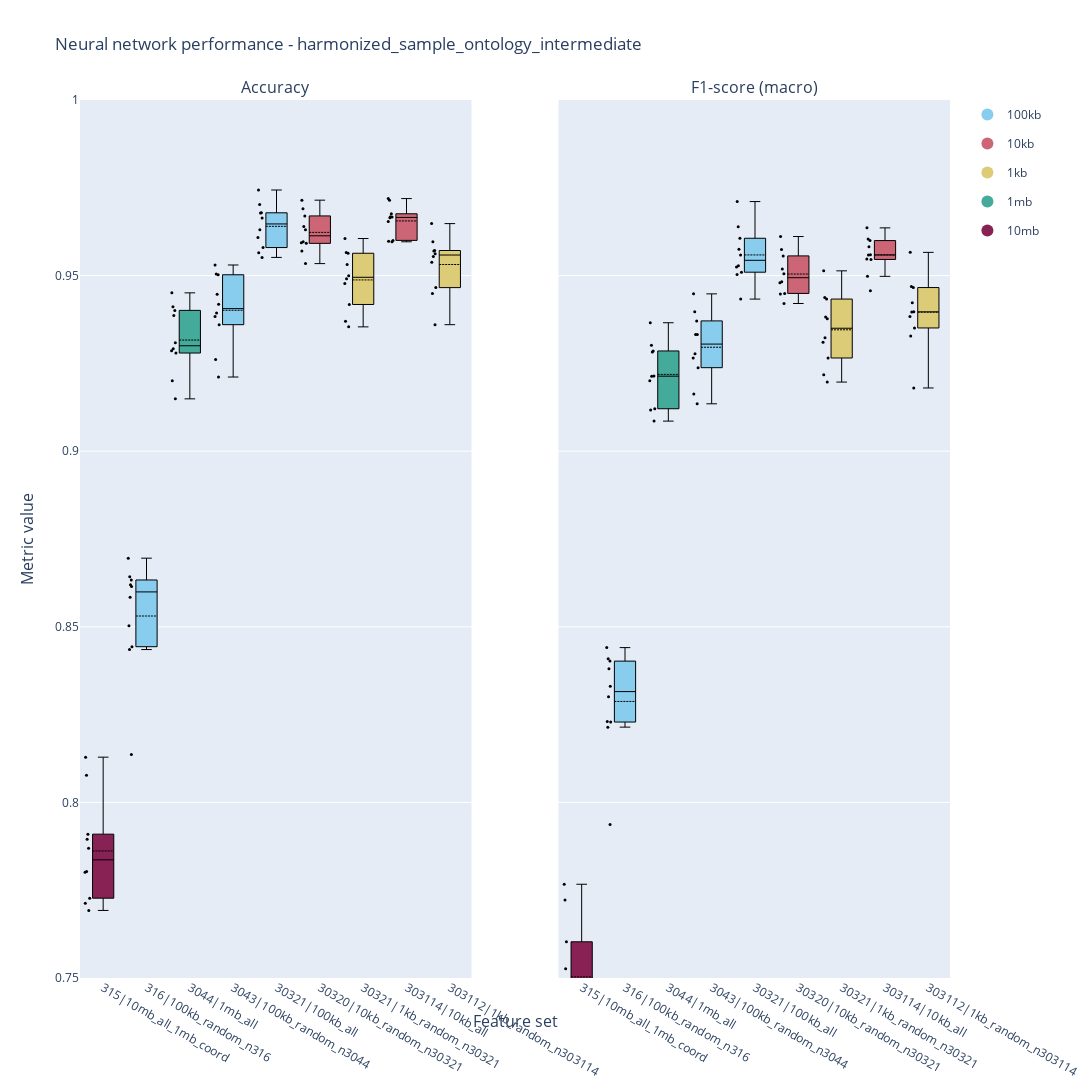
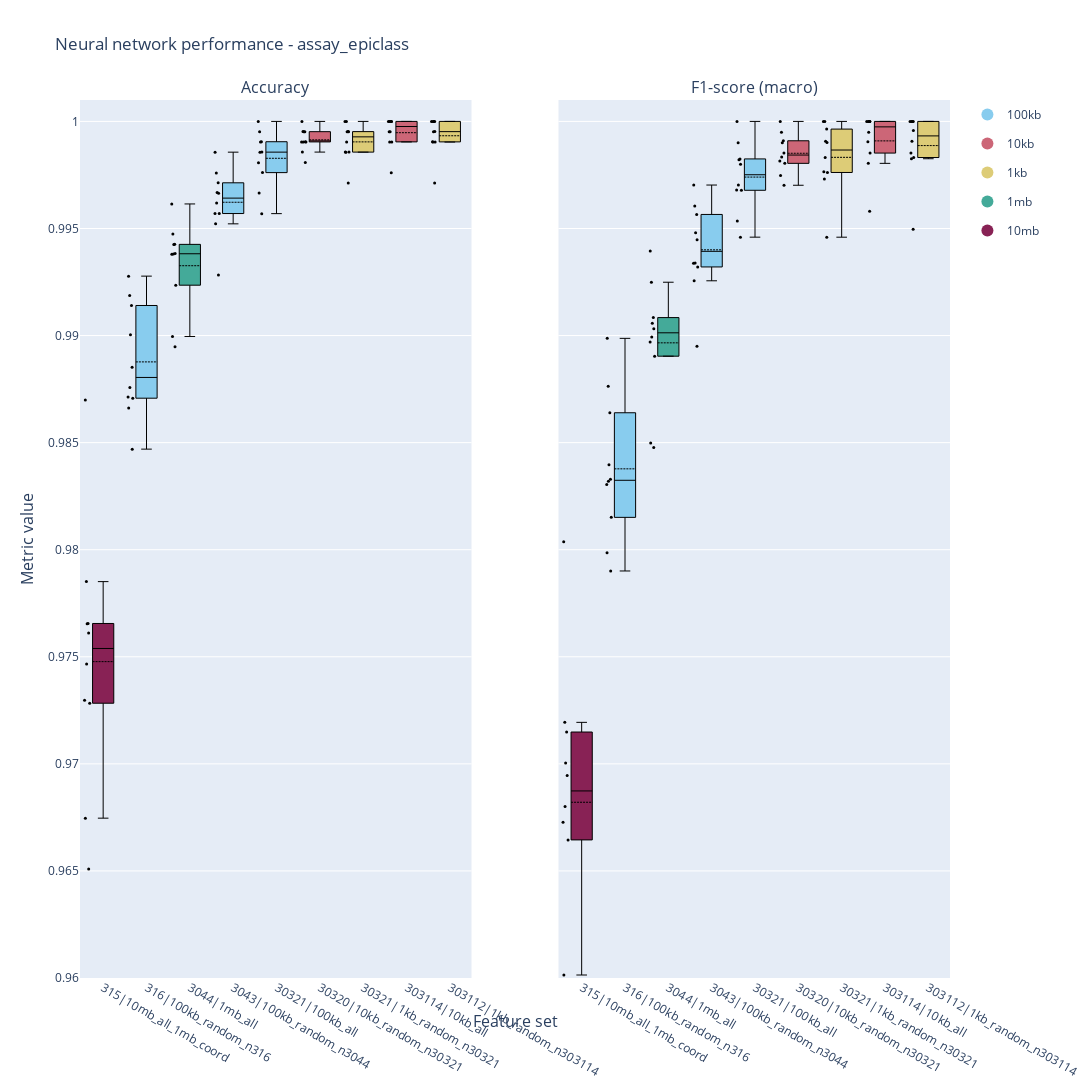

Notebook cell for these charts, in order:
### Markdown cell above
#### Fig 1C

### Code cell
metrics_fig1c = {name: all_metrics[name] for name in fig1_sets}

graph_feature_set_metrics(
    all_metrics=metrics_fig1c,  # type: ignore
    input_sizes=input_sizes,
    boxpoints="all",
)

### Figure 1 — Plotly figure (JSON) as saved in the notebook; plotly's stock layout.template omitted (floating-point values rounded to 4 significant figures)
{"data": [{"boxmean": true, "boxpoints": "all", "fillcolor": "rgb(136, 34, 85)", "hovertemplate": "%{text}", "legendgroup": "10mb", "line": {"color": "black", "width": 1}, "marker": {"color": "black", "size": 3}, "name": "315|10mb_all_1mb_coord", "showlegend": false, "text": ["split0: 0.7803", "split1: 0.8129", "split2: 0.7801", "split3: 0.7870", "split4: 0.7910", "split5: 0.8078", "split6: 0.7727", "split7: 0.7692", "split8: 0.7895", "split9: 0.7713"], "type": "box", "xaxis": "x", "y": [0.7803, 0.8129, 0.7801, 0.787, 0.791, 0.8078, 0.7727, 0.7692, 0.7895, 0.7713], "yaxis": "y"}, {"boxmean": true, "boxpoints": "all", "fillcolor": "rgb(136, 34, 85)", "hovertemplate": "%{text}", "legendgroup": "10mb", "line": {"color": "black", "width": 1}, "marker": {"color": "black", "size": 3}, "name": "315|10mb_all_1mb_coord", "showlegend": false, "text": ["split0: 0.7440", "split1: 0.7767", "split2: 0.7526", "split3: 0.7462", "split4: 0.7603", "split5: 0.7722", "split6: 0.7319", "split7: 0.7393", "split8: 0.7438", "split9: 0.7363"], "type": "box", "xaxis": "x2", "y": [0.744, 0.7767, 0.7526, 0.7462, 0.7603, 0.7722, 0.7319, 0.7393, 0.7438, 0.7363], "yaxis": "y2"}, {"boxmean": true, "boxpoints": "all", "fillcolor": "rgb(136, 204, 238)", "hovertemplate": "%{text}", "legendgroup": "100kb", "line": {"color": "black", "width": 1}, "marker": {"color": "black", "size": 3}, "name": "316|100kb_random_n316", "showlegend": false, "text": ["split0: 0.8695", "split1: 0.8615", "split2: 0.8137", "split3: 0.8584", "split4: 0.8435", "split5: 0.8503", "split6: 0.8642", "split7: 0.8443", "split8: 0.8633", "split9: 0.8619"], "type": "box", "xaxis": "x", "y": [0.8695, 0.8615, 0.8137, 0.8584, 0.8435, 0.8503, 0.8642, 0.8443, 0.8633, 0.8619], "yaxis": "y"}, {"boxmean": true, "boxpoints": "all", "fillcolor": "rgb(136, 204, 238)", "hovertemplate": "%{text}", "legendgroup": "100kb", "line": {"color": "black", "width": 1}, "marker": {"color": "black", "size": 3}, "name": "316|100kb_random_n316", "showlegend": false, "text": ["split0: 0.8409", "split1: 0.8441", "split2: 0.7937", "split3: 0.8301", "split4: 0.8214", "split5: 0.8229", "split6: 0.8381", "split7: 0.8230", "split8: 0.8330", "split9: 0.8402"], "type": "box", "xaxis": "x2", "y": [0.8409, 0.8441, 0.7937, 0.8301, 0.8214, 0.8229, 0.8381, 0.823, 0.833, 0.8402], "yaxis": "y2"}, {"boxmean": true, "boxpoints": "all", "fillcolor": "rgb(68, 170, 153)", "hovertemplate": "%{text}", "legendgroup": "1mb", "line": {"color": "black", "width": 1}, "marker": {"color": "black", "size": 3}, "name": "3044|1mb_all", "showlegend": false, "text": ["split0: 0.9411", "split1: 0.9386", "split2: 0.9149", "split3: 0.9280", "split4: 0.9401", "split5: 0.9291", "split6: 0.9309", "split7: 0.9200", "split8: 0.9451", "split9: 0.9286"], "type": "box", "xaxis": "x", "y": [0.9411, 0.9386, 0.9149, 0.928, 0.9401, 0.9291, 0.9309, 0.92, 0.9451, 0.9286], "yaxis": "y"}, {"boxmean": true, "boxpoints": "all", "fillcolor": "rgb(68, 170, 153)", "hovertemplate": "%{text}", "legendgroup": "1mb", "line": {"color": "black", "width": 1}, "marker": {"color": "black", "size": 3}, "name": "3044|1mb_all", "showlegend": false, "text": ["split0: 0.9282", "split1: 0.9302", "split2: 0.9086", "split3: 0.9213", "split4: 0.9285", "split5: 0.9201", "split6: 0.9214", "split7: 0.9117", "split8: 0.9366", "split9: 0.9121"], "type": "box", "xaxis": "x2", "y": [0.9282, 0.9302, 0.9086, 0.9213, 0.9285, 0.9201, 0.9214, 0.9117, 0.9366, 0.9121], "yaxis": "y2"}, {"boxmean": true, "boxpoints": "all", "fillcolor": "rgb(136, 204, 238)", "hovertemplate": "%{text}", "legendgroup": "100kb", "line": {"color": "black", "width": 1}, "marker": {"color": "black", "size": 3}, "name": "3043|100kb_random_n3044", "showlegend": false, "text": ["split0: 0.9502", "split1: 0.9447", "split2: 0.9211", "split3: 0.9360", "split4: 0.9505", "split5: 0.9384", "split6: 0.9418", "split7: 0.9261", "split8: 0.9530", "split9: 0.9394"], "type": "box", "xaxis": "x", "y": [0.9502, 0.9447, 0.9211, 0.936, 0.9505, 0.9384, 0.9418, 0.9261, 0.953, 0.9394], "yaxis": "y"}, {"boxmean": true, "boxpoints": "all", "fillcolor": "rgb(136, 204, 238)", "hovertemplate": "%{text}", "legendgroup": "100kb", "line": {"color": "black", "width": 1}, "marker": {"color": "black", "size": 3}, "name": "3043|100kb_random_n3044", "showlegend": false, "text": ["split0: 0.9371", "split1: 0.9332", "split2: 0.9135", "split3: 0.9238", "split4: 0.9397", "split5: 0.9278", "split6: 0.9332", "split7: 0.9163", "split8: 0.9448", "split9: 0.9266"], "type": "box", "xaxis": "x2", "y": [0.9371, 0.9332, 0.9135, 0.9238, 0.9397, 0.9278, 0.9332, 0.9163, 0.9448, 0.9266], "yaxis": "y2"}, {"boxmean": true, "boxpoints": "all", "fillcolor": "rgb(136, 204, 238)", "hovertemplate": "%{text}", "legendgroup": "100kb", "line": {"color": "black", "width": 1}, "marker": {"color": "black", "size": 3}, "name": "30321|100kb_all", "showlegend": false, "text": ["split0: 0.9678", "split1: 0.9702", "split2: 0.9565", "split3: 0.9609", "split4: 0.9664", "split5: 0.9630", "split6: 0.9679", "split7: 0.9552", "split8: 0.9744", "split9: 0.9580"], "type": "box", "xaxis": "x", "y": [0.9678, 0.9702, 0.9565, 0.9609, 0.9664, 0.963, 0.9679, 0.9552, 0.9744, 0.958], "yaxis": "y"}, {"boxmean": true, "boxpoints": "all", "fillcolor": "rgb(136, 204, 238)", "hovertemplate": "%{text}", "legendgroup": "100kb", "line": {"color": "black", "width": 1}, "marker": {"color": "black", "size": 3}, "name": "30321|100kb_all", "showlegend": false, "text": ["split0: 0.9575", "split1: 0.9639", "split2: 0.9503", "split3: 0.9510", "split4: 0.9559", "split5: 0.9524", "split6: 0.9606", "split7: 0.9528", "split8: 0.9711", "split9: 0.9433"], "type": "box", "xaxis": "x2", "y": [0.9575, 0.9639, 0.9503, 0.951, 0.9559, 0.9524, 0.9606, 0.9528, 0.9711, 0.9433], "yaxis": "y2"}, {"boxmean": true, "boxpoints": "all", "fillcolor": "rgb(204, 102, 119)", "hovertemplate": "%{text}", "legendgroup": "10kb", "line": {"color": "black", "width": 1}, "marker": {"color": "black", "size": 3}, "name": "30320|10kb_random_n30321", "showlegend": false, "text": ["split0: 0.9715", "split1: 0.9690", "split2: 0.9534", "split3: 0.9596", "split4: 0.9670", "split5: 0.9593", "split6: 0.9630", "split7: 0.9570", "split8: 0.9640", "split9: 0.9592"], "type": "box", "xaxis": "x", "y": [0.9715, 0.969, 0.9534, 0.9596, 0.967, 0.9593, 0.963, 0.957, 0.964, 0.9592], "yaxis": "y"}, {"boxmean": true, "boxpoints": "all", "fillcolor": "rgb(204, 102, 119)", "hovertemplate": "%{text}", "legendgroup": "10kb", "line": {"color": "black", "width": 1}, "marker": {"color": "black", "size": 3}, "name": "30320|10kb_random_n30321", "showlegend": false, "text": ["split0: 0.9611", "split1: 0.9574", "split2: 0.9449", "split3: 0.9480", "split4: 0.9556", "split5: 0.9448", "split6: 0.9519", "split7: 0.9505", "split8: 0.9483", "split9: 0.9421"], "type": "box", "xaxis": "x2", "y": [0.9611, 0.9574, 0.9449, 0.948, 0.9556, 0.9448, 0.9519, 0.9505, 0.9483, 0.9421], "yaxis": "y2"}, {"boxmean": true, "boxpoints": "all", "fillcolor": "rgb(221, 204, 119)", "hovertemplate": "%{text}", "legendgroup": "1kb", "line": {"color": "black", "width": 1}, "marker": {"color": "black", "size": 3}, "name": "30321|1kb_random_n30321", "showlegend": false, "text": ["split0: 0.9606", "split1: 0.9478", "split2: 0.9354", "split3: 0.9491", "split4: 0.9566", "split5: 0.9532", "split6: 0.9564", "split7: 0.9370", "split8: 0.9500", "split9: 0.9418"], "type": "box", "xaxis": "x", "y": [0.9606, 0.9478, 0.9354, 0.9491, 0.9566, 0.9532, 0.9564, 0.937, 0.95, 0.9418], "yaxis": "y"}, {"boxmean": true, "boxpoints": "all", "fillcolor": "rgb(221, 204, 119)", "hovertemplate": "%{text}", "legendgroup": "1kb", "line": {"color": "black", "width": 1}, "marker": {"color": "black", "size": 3}, "name": "30321|1kb_random_n30321", "showlegend": false, "text": ["split0: 0.9514", "split1: 0.9310", "split2: 0.9197", "split3: 0.9377", "split4: 0.9433", "split5: 0.9382", "split6: 0.9437", "split7: 0.9265", "split8: 0.9323", "split9: 0.9218"], "type": "box", "xaxis": "x2", "y": [0.9514, 0.931, 0.9197, 0.9377, 0.9433, 0.9382, 0.9437, 0.9265, 0.9323, 0.9218], "yaxis": "y2"}, {"boxmean": true, "boxpoints": "all", "fillcolor": "rgb(204, 102, 119)", "hovertemplate": "%{text}", "legendgroup": "10kb", "line": {"color": "black", "width": 1}, "marker": {"color": "black", "size": 3}, "name": "303114|10kb_all", "showlegend": false, "text": ["split0: 0.9715", "split1: 0.9654", "split2: 0.9596", "split3: 0.9665", "split4: 0.9676", "split5: 0.9667", "split6: 0.9667", "split7: 0.9600", "split8: 0.9719", "split9: 0.9598"], "type": "box", "xaxis": "x", "y": [0.9715, 0.9654, 0.9596, 0.9665, 0.9676, 0.9667, 0.9667, 0.96, 0.9719, 0.9598], "yaxis": "y"}, {"boxmean": true, "boxpoints": "all", "fillcolor": "rgb(204, 102, 119)", "hovertemplate": "%{text}", "legendgroup": "10kb", "line": {"color": "black", "width": 1}, "marker": {"color": "black", "size": 3}, "name": "303114|10kb_all", "showlegend": false, "text": ["split0: 0.9636", "split1: 0.9600", "split2: 0.9498", "split3: 0.9582", "split4: 0.9546", "split5: 0.9547", "split6: 0.9558", "split7: 0.9559", "split8: 0.9604", "split9: 0.9457"], "type": "box", "xaxis": "x2", "y": [0.9636, 0.96, 0.9498, 0.9582, 0.9546, 0.9547, 0.9558, 0.9559, 0.9604, 0.9457], "yaxis": "y2"}, {"boxmean": true, "boxpoints": "all", "fillcolor": "rgb(221, 204, 119)", "hovertemplate": "%{text}", "legendgroup": "1kb", "line": {"color": "black", "width": 1}, "marker": {"color": "black", "size": 3}, "name": "303112|1kb_random_n303114", "showlegend": false, "text": ["split0: 0.9648", "split1: 0.9538", "split2: 0.9360", "split3: 0.9571", "split4: 0.9597", "split5: 0.9563", "split6: 0.9570", "split7: 0.9449", "split8: 0.9555", "split9: 0.9466"], "type": "box", "xaxis": "x", "y": [0.9648, 0.9538, 0.936, 0.9571, 0.9597, 0.9563, 0.957, 0.9449, 0.9555, 0.9466], "yaxis": "y"}, {"boxmean": true, "boxpoints": "all", "fillcolor": "rgb(221, 204, 119)", "hovertemplate": "%{text}", "legendgroup": "1kb", "line": {"color": "black", "width": 1}, "marker": {"color": "black", "size": 3}, "name": "303112|1kb_random_n303114", "showlegend": false, "text": ["split0: 0.9566", "split1: 0.9397", "split2: 0.9180", "split3: 0.9466", "split4: 0.9469", "split5: 0.9396", "split6: 0.9423", "split7: 0.9351", "split8: 0.9383", "split9: 0.9328"], "type": "box", "xaxis": "x2", "y": [0.9566, 0.9397, 0.918, 0.9466, 0.9469, 0.9396, 0.9423, 0.9351, 0.9383, 0.9328], "yaxis": "y2"}, {"legendgroup": "100kb", "marker": {"color": "rgb(136, 204, 238)", "size": 5}, "mode": "markers", "name": "100kb", "showlegend": true, "type": "scatter", "x": [null], "y": [null]}, {"legendgroup": "10kb", "marker": {"color": "rgb(204, 102, 119)", "size": 5}, "mode": "markers", "name": "10kb", "showlegend": true, "type": "scatter", "x": [null], "y": [null]}, {"legendgroup": "1kb", "marker": {"color": "rgb(221, 204, 119)", "size": 5}, "mode": "markers", "name": "1kb", "showlegend": true, "type": "scatter", "x": [null], "y": [null]}, {"legendgroup": "1mb", "marker": {"color": "rgb(68, 170, 153)", "size": 5}, "mode": "markers", "name": "1mb", "showlegend": true, "type": "scatter", "x": [null], "y": [null]}, {"legendgroup": "10mb", "marker": {"color": "rgb(136, 34, 85)", "size": 5}, "mode": "markers", "name": "10mb", "showlegend": true, "type": "scatter", "x": [null], "y": [null]}], "layout": {"annotations": [{"font": {"size": 16}, "showarrow": false, "text": "Accuracy", "x": 0.225, "xanchor": "center", "xref": "paper", "y": 1, "yanchor": "bottom", "yref": "paper"}, {"font": {"size": 16}, "showarrow": false, "text": "F1-score (macro)", "x": 0.775, "xanchor": "center", "xref": "paper", "y": 1, "yanchor": "bottom", "yref": "paper"}, {"font": {"size": 16}, "showarrow": false, "text": "Feature set", "x": 0.5, "xanchor": "center", "xref": "paper", "y": 0, "yanchor": "top", "yref": "paper", "yshift": -30}, {"font": {"size": 16}, "showarrow": false, "text": "Metric value", "textangle": -90, "x": 0, "xanchor": "right", "xref": "paper", "xshift": -40, "y": 0.5, "yanchor": "middle", "yref": "paper"}], "height": 1200, "legend": {"itemsizing": "constant"}, "title": {"text": "Neural network performance - harmonized_sample_ontology_intermediate"}, "width": 1200, "xaxis": {"anchor": "y", "domain": [0, 0.45]}, "xaxis2": {"anchor": "y2", "domain": [0.55, 1]}, "yaxis": {"anchor": "x", "domain": [0, 1], "range": [0.75, 1]}, "yaxis2": {"anchor": "x2", "domain": [0, 1], "matches": "y", "range": [0.75, 1], "showticklabels": false}}}

### Figure 2 — Plotly figure (JSON) as saved in the notebook; plotly's stock layout.template omitted (floating-point values rounded to 4 significant figures)
{"data": [{"boxmean": true, "boxpoints": "all", "fillcolor": "rgb(136, 34, 85)", "hovertemplate": "%{text}", "legendgroup": "10mb", "line": {"color": "black", "width": 1}, "marker": {"color": "black", "size": 3}, "name": "315|10mb_all_1mb_coord", "showlegend": false, "text": ["split0: 0.9730", "split1: 0.9747", "split2: 0.9870", "split3: 0.9766", "split4: 0.9785", "split5: 0.9728", "split6: 0.9765", "split7: 0.9651", "split8: 0.9761", "split9: 0.9675"], "type": "box", "xaxis": "x", "y": [0.973, 0.9747, 0.987, 0.9766, 0.9785, 0.9728, 0.9765, 0.9651, 0.9761, 0.9675], "yaxis": "y"}, {"boxmean": true, "boxpoints": "all", "fillcolor": "rgb(136, 34, 85)", "hovertemplate": "%{text}", "legendgroup": "10mb", "line": {"color": "black", "width": 1}, "marker": {"color": "black", "size": 3}, "name": "315|10mb_all_1mb_coord", "showlegend": false, "text": ["split0: 0.9680", "split1: 0.9695", "split2: 0.9804", "split3: 0.9715", "split4: 0.9719", "split5: 0.9664", "split6: 0.9700", "split7: 0.9569", "split8: 0.9673", "split9: 0.9601"], "type": "box", "xaxis": "x2", "y": [0.968, 0.9695, 0.9804, 0.9715, 0.9719, 0.9664, 0.97, 0.9569, 0.9673, 0.9601], "yaxis": "y2"}, {"boxmean": true, "boxpoints": "all", "fillcolor": "rgb(136, 204, 238)", "hovertemplate": "%{text}", "legendgroup": "100kb", "line": {"color": "black", "width": 1}, "marker": {"color": "black", "size": 3}, "name": "316|100kb_random_n316", "showlegend": false, "text": ["split0: 0.9900", "split1: 0.9876", "split2: 0.9928", "split3: 0.9919", "split4: 0.9914", "split5: 0.9871", "split6: 0.9871", "split7: 0.9847", "split8: 0.9866", "split9: 0.9885"], "type": "box", "xaxis": "x", "y": [0.99, 0.9876, 0.9928, 0.9919, 0.9914, 0.9871, 0.9871, 0.9847, 0.9866, 0.9885], "yaxis": "y"}, {"boxmean": true, "boxpoints": "all", "fillcolor": "rgb(136, 204, 238)", "hovertemplate": "%{text}", "legendgroup": "100kb", "line": {"color": "black", "width": 1}, "marker": {"color": "black", "size": 3}, "name": "316|100kb_random_n316", "showlegend": false, "text": ["split0: 0.9840", "split1: 0.9833", "split2: 0.9864", "split3: 0.9899", "split4: 0.9876", "split5: 0.9815", "split6: 0.9832", "split7: 0.9790", "split8: 0.9799", "split9: 0.9830"], "type": "box", "xaxis": "x2", "y": [0.984, 0.9833, 0.9864, 0.9899, 0.9876, 0.9815, 0.9832, 0.979, 0.9799, 0.983], "yaxis": "y2"}, {"boxmean": true, "boxpoints": "all", "fillcolor": "rgb(68, 170, 153)", "hovertemplate": "%{text}", "legendgroup": "1mb", "line": {"color": "black", "width": 1}, "marker": {"color": "black", "size": 3}, "name": "3044|1mb_all", "showlegend": false, "text": ["split0: 0.9938", "split1: 0.9924", "split2: 0.9961", "split3: 0.9943", "split4: 0.9938", "split5: 0.9938", "split6: 0.9943", "split7: 0.9900", "split8: 0.9947", "split9: 0.9895"], "type": "box", "xaxis": "x", "y": [0.9938, 0.9924, 0.9961, 0.9943, 0.9938, 0.9938, 0.9943, 0.99, 0.9947, 0.9895], "yaxis": "y"}, {"boxmean": true, "boxpoints": "all", "fillcolor": "rgb(68, 170, 153)", "hovertemplate": "%{text}", "legendgroup": "1mb", "line": {"color": "black", "width": 1}, "marker": {"color": "black", "size": 3}, "name": "3044|1mb_all", "showlegend": false, "text": ["split0: 0.9906", "split1: 0.9890", "split2: 0.9939", "split3: 0.9925", "split4: 0.9903", "split5: 0.9897", "split6: 0.9899", "split7: 0.9848", "split8: 0.9908", "split9: 0.9850"], "type": "box", "xaxis": "x2", "y": [0.9906, 0.989, 0.9939, 0.9925, 0.9903, 0.9897, 0.9899, 0.9848, 0.9908, 0.985], "yaxis": "y2"}, {"boxmean": true, "boxpoints": "all", "fillcolor": "rgb(136, 204, 238)", "hovertemplate": "%{text}", "legendgroup": "100kb", "line": {"color": "black", "width": 1}, "marker": {"color": "black", "size": 3}, "name": "3043|100kb_random_n3044", "showlegend": false, "text": ["split0: 0.9967", "split1: 0.9957", "split2: 0.9976", "split3: 0.9967", "split4: 0.9957", "split5: 0.9962", "split6: 0.9986", "split7: 0.9952", "split8: 0.9971", "split9: 0.9928"], "type": "box", "xaxis": "x", "y": [0.9967, 0.9957, 0.9976, 0.9967, 0.9957, 0.9962, 0.9986, 0.9952, 0.9971, 0.9928], "yaxis": "y"}, {"boxmean": true, "boxpoints": "all", "fillcolor": "rgb(136, 204, 238)", "hovertemplate": "%{text}", "legendgroup": "100kb", "line": {"color": "black", "width": 1}, "marker": {"color": "black", "size": 3}, "name": "3043|100kb_random_n3044", "showlegend": false, "text": ["split0: 0.9945", "split1: 0.9934", "split2: 0.9960", "split3: 0.9957", "split4: 0.9934", "split5: 0.9932", "split6: 0.9970", "split7: 0.9926", "split8: 0.9948", "split9: 0.9895"], "type": "box", "xaxis": "x2", "y": [0.9945, 0.9934, 0.996, 0.9957, 0.9934, 0.9932, 0.997, 0.9926, 0.9948, 0.9895], "yaxis": "y2"}, {"boxmean": true, "boxpoints": "all", "fillcolor": "rgb(136, 204, 238)", "hovertemplate": "%{text}", "legendgroup": "100kb", "line": {"color": "black", "width": 1}, "marker": {"color": "black", "size": 3}, "name": "30321|100kb_all", "showlegend": false, "text": ["split0: 0.9991", "split1: 0.9986", "split2: 0.9981", "split3: 0.9986", "split4: 0.9967", "split5: 1.0000", "split6: 0.9995", "split7: 0.9976", "split8: 0.9990", "split9: 0.9957"], "type": "box", "xaxis": "x", "y": [0.9991, 0.9986, 0.9981, 0.9986, 0.9967, 1, 0.9995, 0.9976, 0.999, 0.9957], "yaxis": "y"}, {"boxmean": true, "boxpoints": "all", "fillcolor": "rgb(136, 204, 238)", "hovertemplate": "%{text}", "legendgroup": "100kb", "line": {"color": "black", "width": 1}, "marker": {"color": "black", "size": 3}, "name": "30321|100kb_all", "showlegend": false, "text": ["split0: 0.9982", "split1: 0.9980", "split2: 0.9968", "split3: 0.9970", "split4: 0.9946", "split5: 1.0000", "split6: 0.9990", "split7: 0.9968", "split8: 0.9982", "split9: 0.9954"], "type": "box", "xaxis": "x2", "y": [0.9982, 0.998, 0.9968, 0.997, 0.9946, 1, 0.999, 0.9968, 0.9982, 0.9954], "yaxis": "y2"}, {"boxmean": true, "boxpoints": "all", "fillcolor": "rgb(204, 102, 119)", "hovertemplate": "%{text}", "legendgroup": "10kb", "line": {"color": "black", "width": 1}, "marker": {"color": "black", "size": 3}, "name": "30320|10kb_random_n30321", "showlegend": false, "text": ["split0: 0.9995", "split1: 1.0000", "split2: 0.9995", "split3: 0.9990", "split4: 0.9986", "split5: 0.9990", "split6: 0.9995", "split7: 0.9990", "split8: 0.9990", "split9: 0.9981"], "type": "box", "xaxis": "x", "y": [0.9995, 1, 0.9995, 0.999, 0.9986, 0.999, 0.9995, 0.999, 0.999, 0.9981], "yaxis": "y"}, {"boxmean": true, "boxpoints": "all", "fillcolor": "rgb(204, 102, 119)", "hovertemplate": "%{text}", "legendgroup": "10kb", "line": {"color": "black", "width": 1}, "marker": {"color": "black", "size": 3}, "name": "30320|10kb_random_n30321", "showlegend": false, "text": ["split0: 0.9991", "split1: 1.0000", "split2: 0.9995", "split3: 0.9980", "split4: 0.9975", "split5: 0.9982", "split6: 0.9990", "split7: 0.9983", "split8: 0.9985", "split9: 0.9970"], "type": "box", "xaxis": "x2", "y": [0.9991, 1, 0.9995, 0.998, 0.9975, 0.9982, 0.999, 0.9983, 0.9985, 0.997], "yaxis": "y2"}, {"boxmean": true, "boxpoints": "all", "fillcolor": "rgb(221, 204, 119)", "hovertemplate": "%{text}", "legendgroup": "1kb", "line": {"color": "black", "width": 1}, "marker": {"color": "black", "size": 3}, "name": "30321|1kb_random_n30321", "showlegend": false, "text": ["split0: 0.9986", "split1: 1.0000", "split2: 0.9990", "split3: 0.9986", "split4: 0.9995", "split5: 0.9995", "split6: 1.0000", "split7: 0.9995", "split8: 0.9986", "split9: 0.9971"], "type": "box", "xaxis": "x", "y": [0.9986, 1, 0.999, 0.9986, 0.9995, 0.9995, 1, 0.9995, 0.9986, 0.9971], "yaxis": "y"}, {"boxmean": true, "boxpoints": "all", "fillcolor": "rgb(221, 204, 119)", "hovertemplate": "%{text}", "legendgroup": "1kb", "line": {"color": "black", "width": 1}, "marker": {"color": "black", "size": 3}, "name": "30321|1kb_random_n30321", "showlegend": false, "text": ["split0: 0.9973", "split1: 1.0000", "split2: 0.9983", "split3: 0.9976", "split4: 0.9996", "split5: 0.9991", "split6: 1.0000", "split7: 0.9990", "split8: 0.9977", "split9: 0.9946"], "type": "box", "xaxis": "x2", "y": [0.9973, 1, 0.9983, 0.9976, 0.9996, 0.9991, 1, 0.999, 0.9977, 0.9946], "yaxis": "y2"}, {"boxmean": true, "boxpoints": "all", "fillcolor": "rgb(204, 102, 119)", "hovertemplate": "%{text}", "legendgroup": "10kb", "line": {"color": "black", "width": 1}, "marker": {"color": "black", "size": 3}, "name": "303114|10kb_all", "showlegend": false, "text": ["split0: 1.0000", "split1: 1.0000", "split2: 0.9995", "split3: 0.9990", "split4: 0.9995", "split5: 1.0000", "split6: 1.0000", "split7: 1.0000", "split8: 0.9990", "split9: 0.9976"], "type": "box", "xaxis": "x", "y": [1, 1, 0.9995, 0.999, 0.9995, 1, 1, 1, 0.999, 0.9976], "yaxis": "y"}, {"boxmean": true, "boxpoints": "all", "fillcolor": "rgb(204, 102, 119)", "hovertemplate": "%{text}", "legendgroup": "10kb", "line": {"color": "black", "width": 1}, "marker": {"color": "black", "size": 3}, "name": "303114|10kb_all", "showlegend": false, "text": ["split0: 1.0000", "split1: 1.0000", "split2: 0.9995", "split3: 0.9980", "split4: 0.9990", "split5: 1.0000", "split6: 1.0000", "split7: 1.0000", "split8: 0.9985", "split9: 0.9958"], "type": "box", "xaxis": "x2", "y": [1, 1, 0.9995, 0.998, 0.999, 1, 1, 1, 0.9985, 0.9958], "yaxis": "y2"}, {"boxmean": true, "boxpoints": "all", "fillcolor": "rgb(221, 204, 119)", "hovertemplate": "%{text}", "legendgroup": "1kb", "line": {"color": "black", "width": 1}, "marker": {"color": "black", "size": 3}, "name": "303112|1kb_random_n303114", "showlegend": false, "text": ["split0: 1.0000", "split1: 1.0000", "split2: 0.9990", "split3: 0.9995", "split4: 0.9990", "split5: 0.9995", "split6: 1.0000", "split7: 1.0000", "split8: 0.9990", "split9: 0.9971"], "type": "box", "xaxis": "x", "y": [1, 1, 0.999, 0.9995, 0.999, 0.9995, 1, 1, 0.999, 0.9971], "yaxis": "y"}, {"boxmean": true, "boxpoints": "all", "fillcolor": "rgb(221, 204, 119)", "hovertemplate": "%{text}", "legendgroup": "1kb", "line": {"color": "black", "width": 1}, "marker": {"color": "black", "size": 3}, "name": "303112|1kb_random_n303114", "showlegend": false, "text": ["split0: 1.0000", "split1: 1.0000", "split2: 0.9983", "split3: 0.9996", "split4: 0.9983", "split5: 0.9991", "split6: 1.0000", "split7: 1.0000", "split8: 0.9985", "split9: 0.9950"], "type": "box", "xaxis": "x2", "y": [1, 1, 0.9983, 0.9996, 0.9983, 0.9991, 1, 1, 0.9985, 0.995], "yaxis": "y2"}, {"legendgroup": "100kb", "marker": {"color": "rgb(136, 204, 238)", "size": 5}, "mode": "markers", "name": "100kb", "showlegend": true, "type": "scatter", "x": [null], "y": [null]}, {"legendgroup": "10kb", "marker": {"color": "rgb(204, 102, 119)", "size": 5}, "mode": "markers", "name": "10kb", "showlegend": true, "type": "scatter", "x": [null], "y": [null]}, {"legendgroup": "1kb", "marker": {"color": "rgb(221, 204, 119)", "size": 5}, "mode": "markers", "name": "1kb", "showlegend": true, "type": "scatter", "x": [null], "y": [null]}, {"legendgroup": "1mb", "marker": {"color": "rgb(68, 170, 153)", "size": 5}, "mode": "markers", "name": "1mb", "showlegend": true, "type": "scatter", "x": [null], "y": [null]}, {"legendgroup": "10mb", "marker": {"color": "rgb(136, 34, 85)", "size": 5}, "mode": "markers", "name": "10mb", "showlegend": true, "type": "scatter", "x": [null], "y": [null]}], "layout": {"annotations": [{"font": {"size": 16}, "showarrow": false, "text": "Accuracy", "x": 0.225, "xanchor": "center", "xref": "paper", "y": 1, "yanchor": "bottom", "yref": "paper"}, {"font": {"size": 16}, "showarrow": false, "text": "F1-score (macro)", "x": 0.775, "xanchor": "center", "xref": "paper", "y": 1, "yanchor": "bottom", "yref": "paper"}, {"font": {"size": 16}, "showarrow": false, "text": "Feature set", "x": 0.5, "xanchor": "center", "xref": "paper", "y": 0, "yanchor": "top", "yref": "paper", "yshift": -30}, {"font": {"size": 16}, "showarrow": false, "text": "Metric value", "textangle": -90, "x": 0, "xanchor": "right", "xref": "paper", "xshift": -40, "y": 0.5, "yanchor": "middle", "yref": "paper"}], "height": 1200, "legend": {"itemsizing": "constant"}, "title": {"text": "Neural network performance - assay_epiclass"}, "width": 1200, "xaxis": {"anchor": "y", "domain": [0, 0.45]}, "xaxis2": {"anchor": "y2", "domain": [0.55, 1]}, "yaxis": {"anchor": "x", "domain": [0, 1], "range": [0.96, 1.001]}, "yaxis2": {"anchor": "x2", "domain": [0, 1], "matches": "y", "range": [0.96, 1.001], "showticklabels": false}}}
